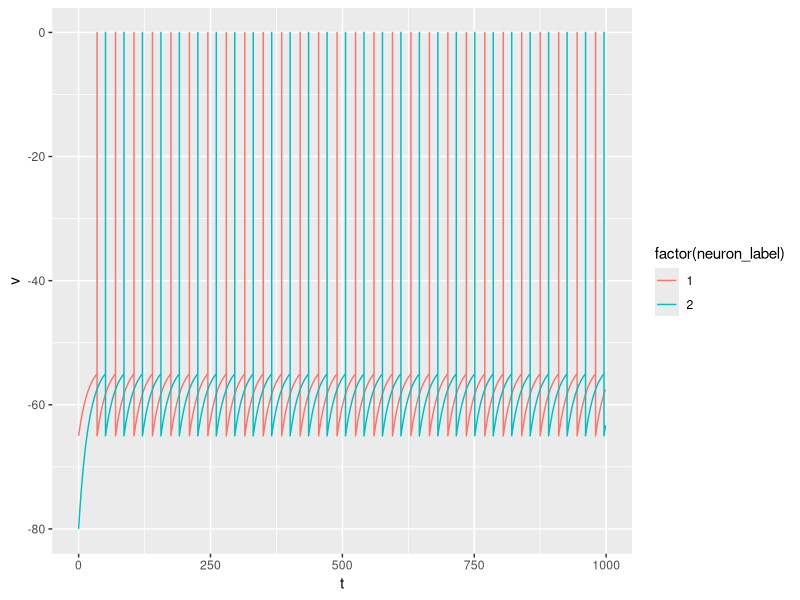

Reproduce this figure in R.
rm(list = ls())
library(tidyverse)
VALUES <- data.frame(
  tau = 20.0, ## ms
  v_rest = -65.0, ## mV
  v_reset = -65.0, ## mV
  theta = -55.0, ## mV
  r_m = 1.0, ##MOhm
  dt = 1.0, ## ms
  t = 1000.0, ##ms
  i_ext = 12.0, ##nA
  n = 2
)

VALUES <-VALUES %>% mutate(
  .,
  nt = t / dt, ##times
)

DF <- data.frame(
  t = numeric(), 
  v1 = numeric(), v2 = numeric(), 
  s1 = numeric(), s2 = numeric() 
)


v <- c(VALUES$v_rest, VALUES$v_rest - 15 )
s <- c(0, 0)


### function for the array updating



for(i in 0:(VALUES$nt - 1)){
  t <- VALUES$dt * i
  DF <- rbind(
    DF,
    data.frame(
      t = t, 
      v1 = v[1], v2 = v[2], 
      s1 = s[1], s2 = s[2]
    )
  )
  
  v <- v + 
    VALUES$dt * (-(v - VALUES$v_rest) + VALUES$r_m * VALUES$i_ext) / VALUES$tau
  
  s <- v > VALUES$theta
  
  
  if(s[1]){
    DF <- rbind(
      DF,
      data.frame(
        t = t + VALUES$dt,
        v1 = v[1], v2 = v[2],
        s1 = s[1], s2 = s[2]
      )
    )
    DF <- rbind(
      DF,
      data.frame(
        t = t + VALUES$dt,
        v1 = 0.0, v2 = v[2],
        s1 = s[1], s2 = s[2]
      )
    )
  }
  if(s[2]){
    DF <- rbind(
      DF,
      data.frame(
        t = t + VALUES$dt,
        v1 = v[1], v2 = v[2],
        s1 = s[1], s2 = s[2]
      )
    )
    DF <- rbind(
      DF,
      data.frame(
        t = t + VALUES$dt,
        v1 = v[1], v2 = 0,
        s1 = s[1], s2 = s[2]
      )
    )
  }
  
  v <- ifelse(s, VALUES$v_reset, v)
}

DF_LONG <- DF %>% pivot_longer(
  .,
  cols = c(v1, v2, s1, s2),
  names_to = c(".value", "neuron_label"),
  names_pattern = "([vs])(\\d)"
)

lif2_spike <- DF_LONG %>% ggplot(
  .,
  aes(x = t, y = v, colour = factor(neuron_label))
) + geom_line()
lif2_spike
